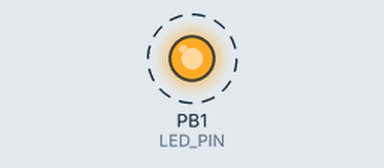
A program run on a simulated ATtiny85, built with avr-gcc and run on an emulated ATtiny85. Parts: output pins drawn as LEDs (lit = HIGH). Dashed ring = blinking.

Above: at 0.2 s.
Timing chart, 0 to 3.0 s (numbered marks = the images above):
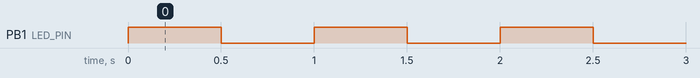

The program:

main.cpp
```cpp
#include "Arduino.h"

/*
 * Tiny AVR Programmer:
 *     * https://www.sparkfun.com/products/11801
 *     * https://github.com/sparkfun/Tiny-AVR-Programmer
 *     * https://static.sparkfun.com/datasheets/Dev/AVR/Tiny_Programmer.pdf
 *
 * useful info:
 *     * https://learn.sparkfun.com/tutorials/tiny-avr-programmer-hookup-guide/
 *
 * I2C on attiny85
 *     * http://playground.arduino.cc/Code/USIi2c
 */

// Sparkfun Tiny AVR Programmer has an LED connected to PIN 0
#define LED_PIN 1 // so let's use PIN 1 for testing

void setup() {
    pinMode(LED_PIN, OUTPUT);
}

void loop() {
    digitalWrite(LED_PIN, HIGH); delay(500);
    digitalWrite(LED_PIN, LOW);  delay(500);
}
```

Measured:
- by itself, PB1 (LED_PIN): alternates HIGH for 0.50 s and LOW for 0.50 s
